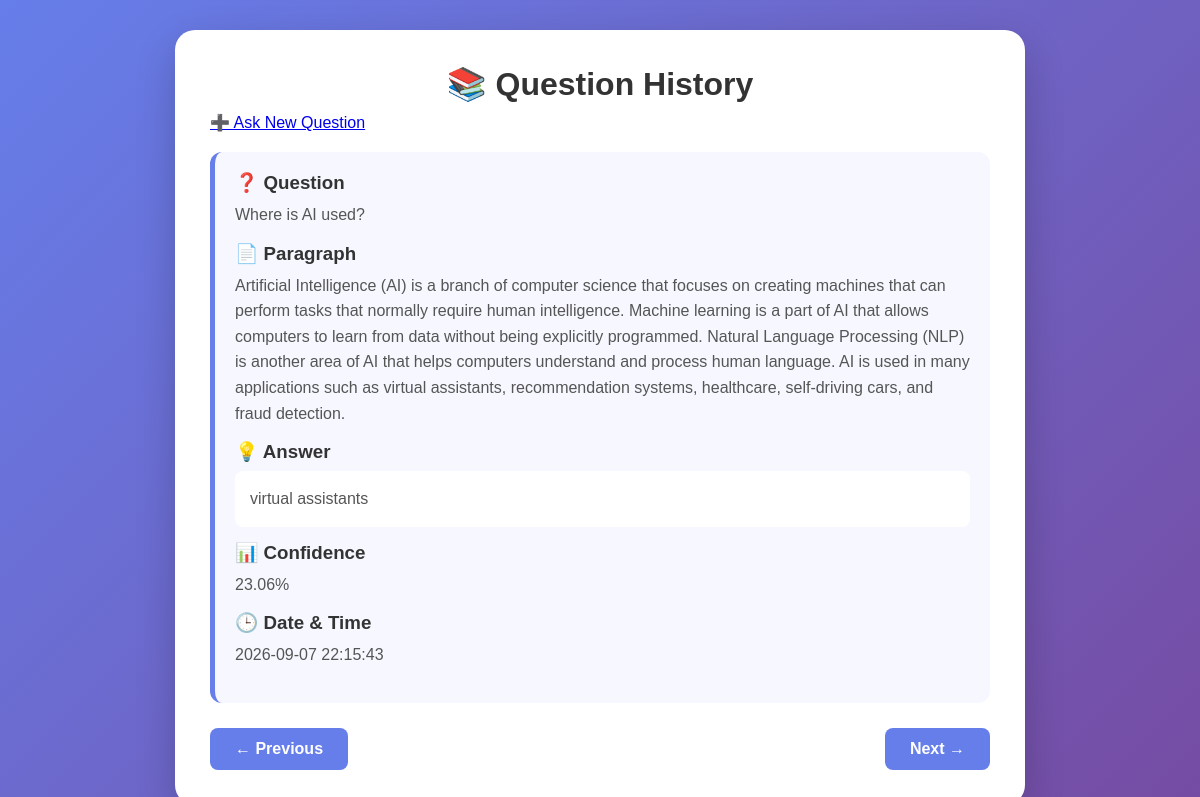
The app's page /history/5 with its own data.
### tables this page shows
CREATE TABLE history (
            id INTEGER PRIMARY KEY AUTOINCREMENT,
            paragraph TEXT NOT NULL,
            question TEXT NOT NULL,
            answer TEXT NOT NULL,
            confidence REAL,
            date_time TEXT
        );

### app.py (the view)
@app.route("/history/<int:question_id>")
def view_question(question_id):
    conn = sqlite3.connect("qa_history.db")
    conn.row_factory = sqlite3.Row
    cursor = conn.cursor()
    cursor.execute("""
        SELECT * FROM history
        WHERE id = ?
    """, (question_id,))
    question_data = cursor.fetchone()
    cursor.execute("""
        SELECT id FROM history
        WHERE id < ?
        ORDER BY id DESC
        LIMIT 1
    """, (question_id,))
    previous = cursor.fetchone()
    cursor.execute("""
        SELECT id FROM history
        WHERE id > ?
        ORDER BY id ASC
        LIMIT 1
    """, (question_id,))
    next_question = cursor.fetchone()
    conn.close()
    if question_data is None:
        return redirect(url_for("history"))
    return render_template(
        "history.html",
        question_data=question_data,
        previous=previous,
        next_question=next_question
    )

### templates/history.html (shortened to what this page needs)
<!DOCTYPE html>
<html lang="en">
<head>
    <link rel="stylesheet"
          href="{{ url_for('static', filename='style.css') }}">
</head>
<body>
<div class="container">
    <h1>📚 Question History</h1>
    <a href="/" class="history-button">
        ➕ Ask New Question
    </a>
    {% if question_data %}
        <div class="history-item">
            <h3>❓ Question</h3>
            <p>
                {{ question_data["question"] }}
            </p>
            <h3>📄 Paragraph</h3>
            <p>
                {{ question_data["paragraph"] }}
            </p>
            <h3>💡 Answer</h3>
            <p class="answer-text">
                {{ question_data["answer"] }}
            </p>
            <h3>📊 Confidence</h3>
            <p>
                {{ question_data["confidence"] }}%
            </p>
            <h3>🕒 Date & Time</h3>
            <p>
                {{ question_data["date_time"] }}
            </p>
        </div>
        <div class="navigation">
            {% if previous %}
                <a href="{{ url_for('view_question', question_id=previous['id']) }}"
                   class="nav-button">
                    ← Previous
                </a>
            {% else %}
                <button class="nav-button disabled"
                        disabled>
                    ← Previous
                </button>
            {% endif %}
            {% if next_question %}
                <a href="{{ url_for('view_question', question_id=next_question['id']) }}"
                   class="nav-button">
                    Next →
                </a>
            {% else %}
                <button class="nav-button disabled"
                        disabled>
                    Next →
                </button>
            {% endif %}
        </div>
    {% endif %}
</div>
</body>
</html>

### static/style.css (style rules this page uses)
* { margin: 0; padding: 0; box-sizing: border-box; }
body { font-family: Arial, sans-serif; background: linear-gradient( 135deg, #667eea, #764ba2 ); min-height: 100vh; display: flex; justify-content: center; align-items: center; padding: 30px; }
.container { width: 100%; max-width: 850px; background: white; padding: 35px; border-radius: 20px; box-shadow: 0 15px 40px rgba(0, 0, 0, 0.2); }
h1 { text-align: center; color: #333; margin-bottom: 10px; }
.history-item { background: #f7f8ff; padding: 20px; margin-top: 20px; border-radius: 12px; border-left: 5px solid #667eea; }
.history-item h3 { margin-bottom: 8px; color: #333; }
.history-item p { margin-bottom: 15px; line-height: 1.6; color: #555; }
.answer-text { background: white; padding: 15px; border-radius: 8px; }
.navigation { display: flex; justify-content: space-between; margin-top: 25px; gap: 20px; }
.nav-button { display: inline-block; padding: 12px 25px; background: #667eea; color: white; text-decoration: none; border: none; border-radius: 8px; font-size: 16px; font-weight: bold; cursor: pointer; }

### records on screen
history: question "Where is AI used?", paragraph "Artificial Intelligence (AI) is a branch of computer science that focuses on creating machines that can perform tasks that normally require human intelligence. Machine learning is a part of AI that allows computers to learn from data without being explicitly programmed. Natural Language Processing (NLP) is another area of AI that helps computers understand and process human language. AI is used in many applications such as virtual assistants, recommendation systems, healthcare, self-driving cars, and fraud detection.", answer "virtual assistants", confidence "23.06", date_time "2026-09-07 22:15:43"
